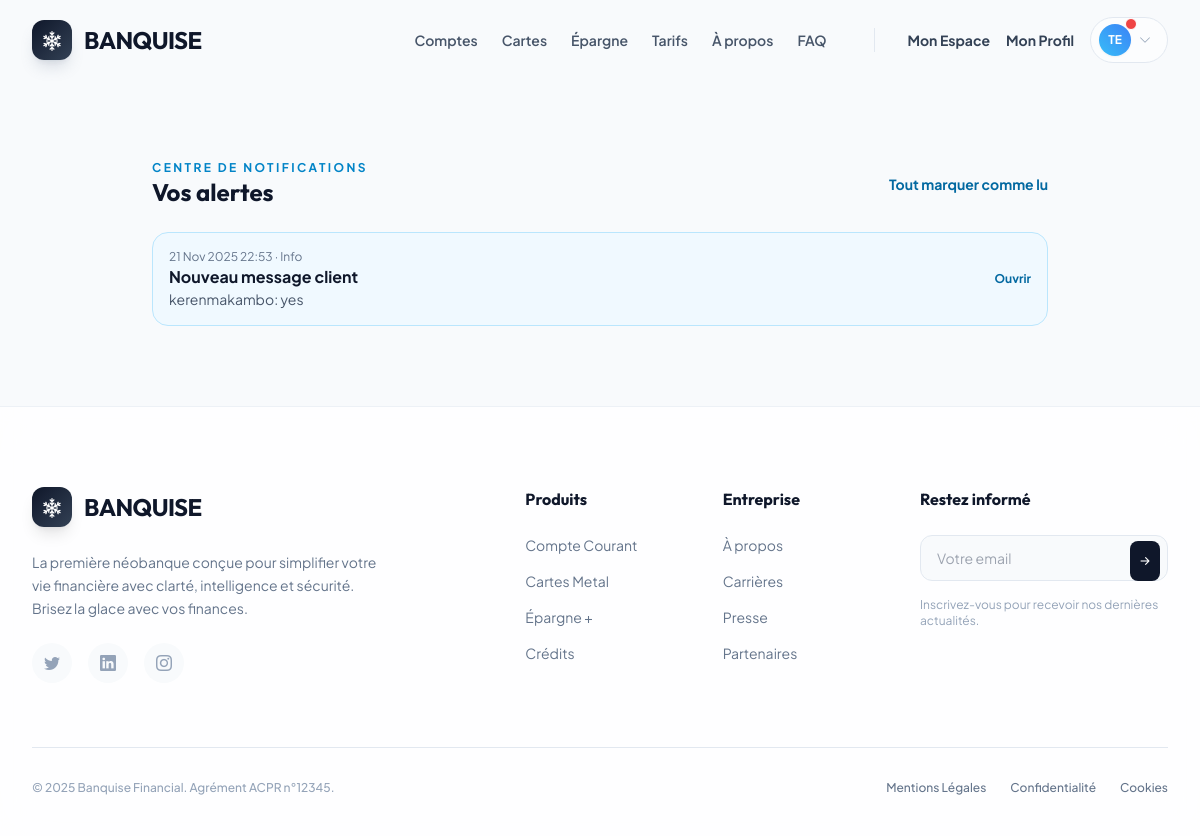
The page /notifications/ (signed in) on the database as committed earlier.
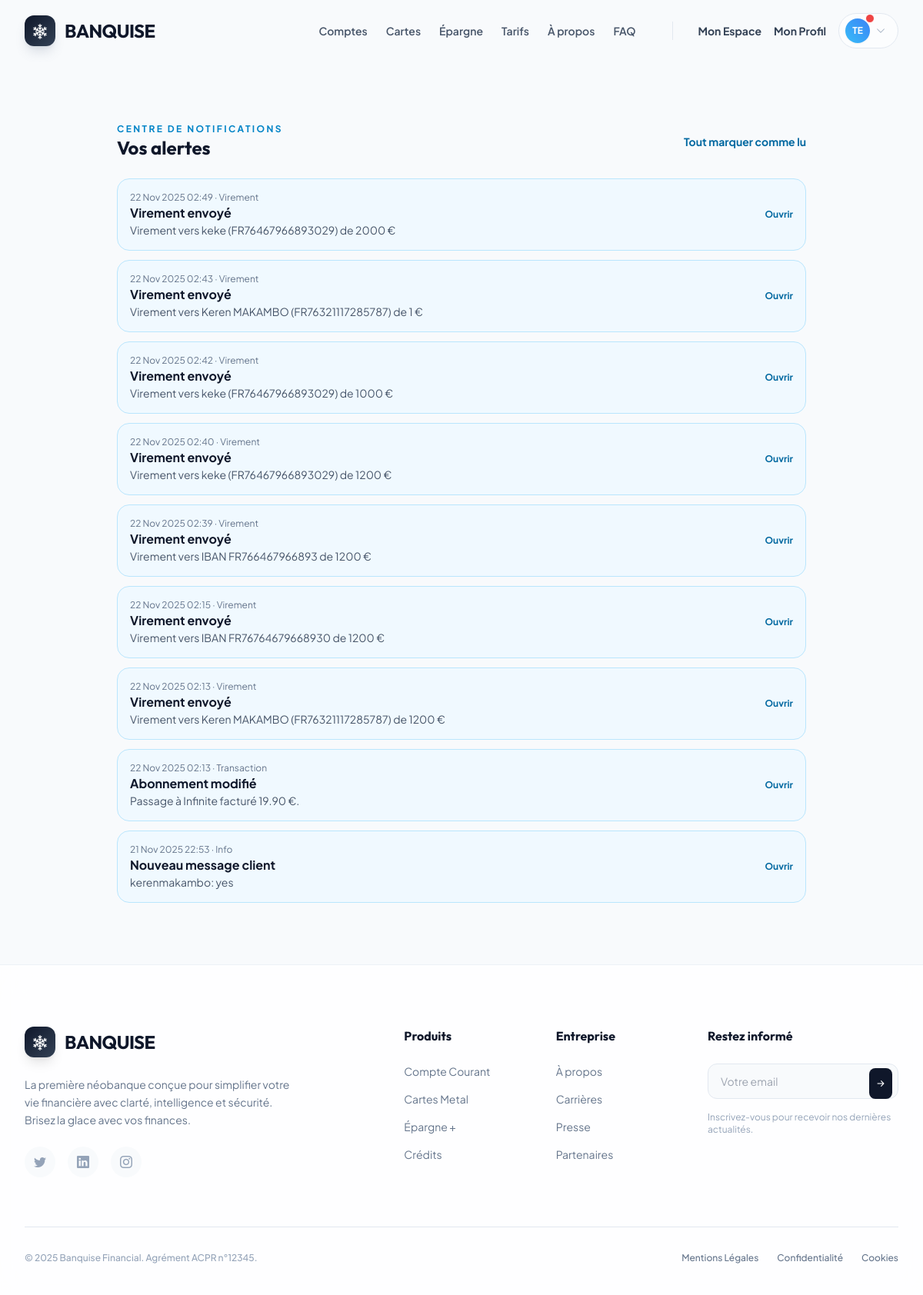
The same page on the database as committed later.
### scoring/models.py (models this page shows, shortened)
class Notification(models.Model):
    TYPE_CHOICES = [
        ('VIREMENT', 'Virement'),
        ('TRANSACTION', 'Transaction'),
        ('CREDIT', 'Crédit'),
        ('INFO', 'Info'),
    ]
    user = models.ForeignKey(User, on_delete=models.CASCADE, related_name='notifications')
    titre = models.CharField(max_length=100)
    contenu = models.TextField()
    type = models.CharField(max_length=20, choices=TYPE_CHOICES, default='INFO')
    url = models.CharField(max_length=250, blank=True)
    est_lu = models.BooleanField(default=False)
    date_creation = models.DateTimeField(auto_now_add=True)
    class Meta:
        ordering = ['-date_creation']

### scoring/views.py (the view)
# urls.py: path('notifications/', views.notifications_view, name='notifications'),
@login_required
def notifications_view(request):
    notifs = Notification.objects.filter(user=request.user)
    if request.method == 'POST':
        notifs.update(est_lu=True)
        messages.success(request, "Notifications marquées comme lues.")
        return redirect('notifications')
    unread_count = notifs.filter(est_lu=False).count()
    return render(request, 'scoring/notifications.html', {'notifications': notifs, 'unread_notifs': unread_count})

### templates/scoring/notifications.html (shortened to what this page needs)
{% extends "base.html" %}
{% block content %}
<div class="max-w-5xl mx-auto px-4 sm:px-6 lg:px-8 py-12">
    <div class="glass-panel p-6 md:p-8 rounded-3xl">
        <div class="flex items-center justify-between mb-6">
            <div>
                <p class="text-xs font-bold uppercase text-ice-600 tracking-[0.2em]">Centre de notifications</p>
                <h1 class="text-2xl font-display font-bold text-slate-900">Vos alertes</h1>
            </div>
            <form method="post">{% csrf_token %}
                <button class="text-sm font-bold text-ice-700 hover:text-ice-900">Tout marquer comme lu</button>
            </form>
        </div>
        <div class="space-y-3">
            {% for n in notifications %}
            <div class="p-4 rounded-2xl border {% if n.est_lu %}border-slate-100 bg-white{% else %}border-ice-200 bg-ice-50{% endif %} flex items-center justify-between">
                <div>
                    <p class="text-xs text-slate-500">{{ n.date_creation|date:"d M Y H:i" }} · {{ n.get_type_display }}</p>
                    <p class="font-bold text-slate-900">{{ n.titre }}</p>
                    <p class="text-sm text-slate-600">{{ n.contenu }}</p>
                </div>
                {% if n.url %}
                <a href="{{ n.url }}" class="text-xs font-bold text-ice-700 hover:text-ice-900">Ouvrir</a>
                {% endif %}
            </div>
            {% empty %}
            <p class="text-slate-500 text-sm">Aucune notification.</p>
            {% endfor %}
        </div>
    </div>
</div>
{% endblock %}

### templates/base.html (shortened to what this page needs)
{% load static %}
<!DOCTYPE html>
<html lang="fr" class="scroll-smooth">
<head>
    <link rel="stylesheet" href="https://cdn.jsdelivr.net/npm/bootstrap-icons@1.11.3/font/bootstrap-icons.min.css">
    <script src="https://cdn.tailwindcss.com"></script>
</head>
<body
    class="text-slate-800 antialiased flex flex-col min-h-screen overflow-x-hidden selection:bg-ice-200 selection:text-ice-900">
    {% block navbar %}
    <nav id="main-nav" class="fixed w-full z-50 transition-all duration-300 border-b border-transparent top-0">
        <div class="max-w-7xl mx-auto px-4 sm:px-6 lg:px-8">
            <div class="flex justify-between items-center h-20">
                <a href="{% url 'home' %}" class="flex items-center gap-3 group relative z-50">
                    <div
                        class="w-10 h-10 rounded-xl bg-gradient-to-br from-slate-900 to-slate-700 flex items-center justify-center text-white shadow-lg shadow-slate-500/20 group-hover:shadow-ice-500/30 group-hover:scale-105 transition-all duration-300">
                        <i class="bi bi-snow2 text-xl group-hover:animate-pulse"></i>
                    </div>
                    <span class="font-display font-bold text-2xl tracking-tight text-slate-900">BANQUISE</span>
                </a>
                <div class="hidden md:flex items-center gap-8">
                    <div class="flex items-center gap-6 mr-4">
                        <a href="{% url 'produits_comptes' %}"
                            class="text-sm font-semibold text-slate-600 hover:text-ice-600 transition-colors">Comptes</a>
                        <a href="{% url 'produits_cartes' %}"
                            class="text-sm font-semibold text-slate-600 hover:text-ice-600 transition-colors">Cartes</a>
                        <a href="{% url 'produits_epargne' %}"
                            class="text-sm font-semibold text-slate-600 hover:text-ice-600 transition-colors">Épargne</a>
                        <a href="{% url 'tarifs' %}"
                            class="text-sm font-semibold text-slate-600 hover:text-ice-600 transition-colors">Tarifs</a>
                        <a href="{% url 'a_propos' %}"
                            class="text-sm font-semibold text-slate-600 hover:text-ice-600 transition-colors">À
                            propos</a>
                        <a href="{% url 'support' %}"
                            class="text-sm font-semibold text-slate-600 hover:text-ice-600 transition-colors">FAQ</a>
                    </div>
                    {% if user.is_authenticated %}
                    <div class="flex items-center gap-4">
                        <a href="{% url 'dashboard' %}"
                            class="text-sm font-bold text-slate-700 hover:text-ice-600 transition-colors">Mon Espace</a>
                        <a href="{% url 'profil' %}"
                            class="text-sm font-bold text-slate-700 hover:text-ice-600 transition-colors">Mon Profil</a>
                        <div class="relative group">
                            <button
                                class="flex items-center gap-2 py-1.5 pl-2 pr-4 rounded-full bg-white/50 border border-slate-200 hover:bg-white hover:shadow-md transition-all">
                                <div
                                    class="relative w-8 h-8 rounded-full bg-gradient-to-tr from-ice-400 to-blue-500 flex items-center justify-center text-white shadow-sm">
                                    <span class="text-xs font-bold">{{ user.username|slice:":2"|upper }}</span>
                                    {% if unread_notifs and unread_notifs > 0 %}
                                    <span class="absolute -top-1.5 -right-1.5 w-3 h-3 rounded-full bg-red-500 border border-white"></span>
                                    {% endif %}
                                </div>
                                <i
                                    class="bi bi-chevron-down text-xs text-slate-400 group-hover:rotate-180 transition-transform"></i>
                            </button>
                        </div>
                    </div>
                    {% endif %}
                </div>
            </div>
        </div>
    </nav>
    {% endblock %}
    <main class="flex-grow w-full relative z-10 {% block main_padding %}pt-20{% endblock %}">
        {% block content %}{% endblock %}
    </main>
    {% block footer %}
    <footer class="bg-white/80 backdrop-blur-xl border-t border-slate-200/60 pt-20 pb-10 relative z-10">
        <div class="max-w-7xl mx-auto px-4 sm:px-6 lg:px-8">
            <div class="grid md:grid-cols-12 gap-12 mb-16">
                <div class="md:col-span-4 space-y-6">
                    <a href="{% url 'home' %}" class="flex items-center gap-3 group w-fit">
                        <div
                            class="w-10 h-10 rounded-xl bg-gradient-to-br from-slate-900 to-slate-700 flex items-center justify-center text-white shadow-lg group-hover:shadow-ice-500/30 transition-all duration-300">
                            <i class="bi bi-snow2 text-xl"></i>
                        </div>
                        <span class="font-display font-bold text-2xl tracking-tight text-slate-900">BANQUISE</span>
                    </a>
                    <p class="text-slate-500 text-sm leading-relaxed">
                        La première néobanque conçue pour simplifier votre vie financière avec clarté, intelligence et
                        sécurité. Brisez la glace avec vos finances.
                    </p>
                    <div class="flex gap-4">
                        <a href="#"
                            class="w-10 h-10 rounded-full bg-slate-50 text-slate-400 hover:bg-slate-900 hover:text-white flex items-center justify-center transition-all duration-300"><i
                                class="bi bi-twitter"></i></a>
                        <a href="#"
                            class="w-10 h-10 rounded-full bg-slate-50 text-slate-400 hover:bg-blue-600 hover:text-white flex items-center justify-center transition-all duration-300"><i
                                class="bi bi-linkedin"></i></a>
                        <a href="#"
                            class="w-10 h-10 rounded-full bg-slate-50 text-slate-400 hover:bg-pink-600 hover:text-white flex items-center justify-center transition-all duration-300"><i
                                class="bi bi-instagram"></i></a>
                    </div>
                </div>
                <div class="md:col-span-2 md:col-start-6">
                    <h4 class="font-display font-bold text-slate-900 mb-6">Produits</h4>
                    <ul class="space-y-4 text-sm text-slate-500">
                        <li><a href="{% url 'produits_comptes' %}" class="hover:text-ice-600 transition-colors">Compte
                                Courant</a></li>
                        <li><a href="{% url 'produits_cartes' %}" class="hover:text-ice-600 transition-colors">Cartes
                                Metal</a></li>
                        <li><a href="{% url 'produits_epargne' %}" class="hover:text-ice-600 transition-colors">Épargne
                                +</a></li>
                        <li><a href="{% url 'simulation' %}" class="hover:text-ice-600 transition-colors">Crédits</a>
                        </li>
                    </ul>
                </div>
                <div class="md:col-span-2">
                    <h4 class="font-display font-bold text-slate-900 mb-6">Entreprise</h4>
                    <ul class="space-y-4 text-sm text-slate-500">
                        <li><a href="{% url 'a_propos' %}" class="hover:text-ice-600 transition-colors">À propos</a>
                        </li>
                        <li><a href="{% url 'carrieres' %}" class="hover:text-ice-600 transition-colors">Carrières</a>
                        </li>
                        <li><a href="{% url 'presse' %}" class="hover:text-ice-600 transition-colors">Presse</a></li>
                        <li><a href="{% url 'partenaires' %}"
                                class="hover:text-ice-600 transition-colors">Partenaires</a></li>
                    </ul>
                </div>
                <div class="md:col-span-3">
                    <h4 class="font-display font-bold text-slate-900 mb-6">Restez informé</h4>
                    <div class="space-y-4">
                        <div class="relative">
                            <input type="email" placeholder="Votre email"
                                class="w-full px-4 py-3 bg-slate-50 border border-slate-200 rounded-xl focus:outline-none focus:border-ice-500 focus:ring-2 focus:ring-ice-500/20 text-sm">
                            <button
                                class="absolute right-2 top-1.5 p-1.5 bg-slate-900 text-white rounded-lg hover:bg-ice-600 transition-colors"><i
                                    class="bi bi-arrow-right-short text-lg"></i></button>
                        </div>
                        <p class="text-xs text-slate-400">Inscrivez-vous pour recevoir nos dernières actualités.</p>
                    </div>
                </div>
            </div>
            <div class="border-t border-slate-200 pt-8 flex flex-col md:flex-row justify-between items-center gap-4">
                <p class="text-slate-400 text-xs font-medium">© {% now "Y" %} Banquise Financial. Agrément ACPR n°12345.
                </p>
                <div class="flex gap-6 text-xs font-medium text-slate-500">
                    <a href="{% url 'mentions_legales' %}" class="hover:text-slate-900 transition-colors">Mentions
                        Légales</a>
                    <a href="{% url 'confidentialite' %}"
                        class="hover:text-slate-900 transition-colors">Confidentialité</a>
                    <a href="{% url 'cookies' %}" class="hover:text-slate-900 transition-colors">Cookies</a>
                </div>
            </div>
        </div>
    </footer>
    {% endblock %}
</body>
</html>

### templates/base.html (style rules this page uses)
body { background-color: #f8fafc; }

Rows that differ between the two databases and show on the page:
added Notification: date_creation "22 Nov 2025 02:49", type "Virement", titre "Virement envoyé", contenu "Virement vers keke (FR76467966893029) de 2000 €"
added Notification: date_creation "22 Nov 2025 02:43", type "Virement", titre "Virement envoyé", contenu "Virement vers Keren MAKAMBO (FR76321117285787) de 1 €"
added Notification: date_creation "22 Nov 2025 02:42", type "Virement", titre "Virement envoyé", contenu "Virement vers keke (FR76467966893029) de 1000 €"
added Notification: date_creation "22 Nov 2025 02:40", type "Virement", titre "Virement envoyé", contenu "Virement vers keke (FR76467966893029) de 1200 €"
added Notification: date_creation "22 Nov 2025 02:39", type "Virement", titre "Virement envoyé", contenu "Virement vers IBAN FR766467966893 de 1200 €"
added Notification: date_creation "22 Nov 2025 02:15", type "Virement", titre "Virement envoyé", contenu "Virement vers IBAN FR76764679668930 de 1200 €"
added Notification: date_creation "22 Nov 2025 02:13", type "Virement", titre "Virement envoyé", contenu "Virement vers Keren MAKAMBO (FR76321117285787) de 1200 €"
added Notification: date_creation "22 Nov 2025 02:13", type "Transaction", titre "Abonnement modifié", contenu "Passage à Infinite facturé 19.90 €."
